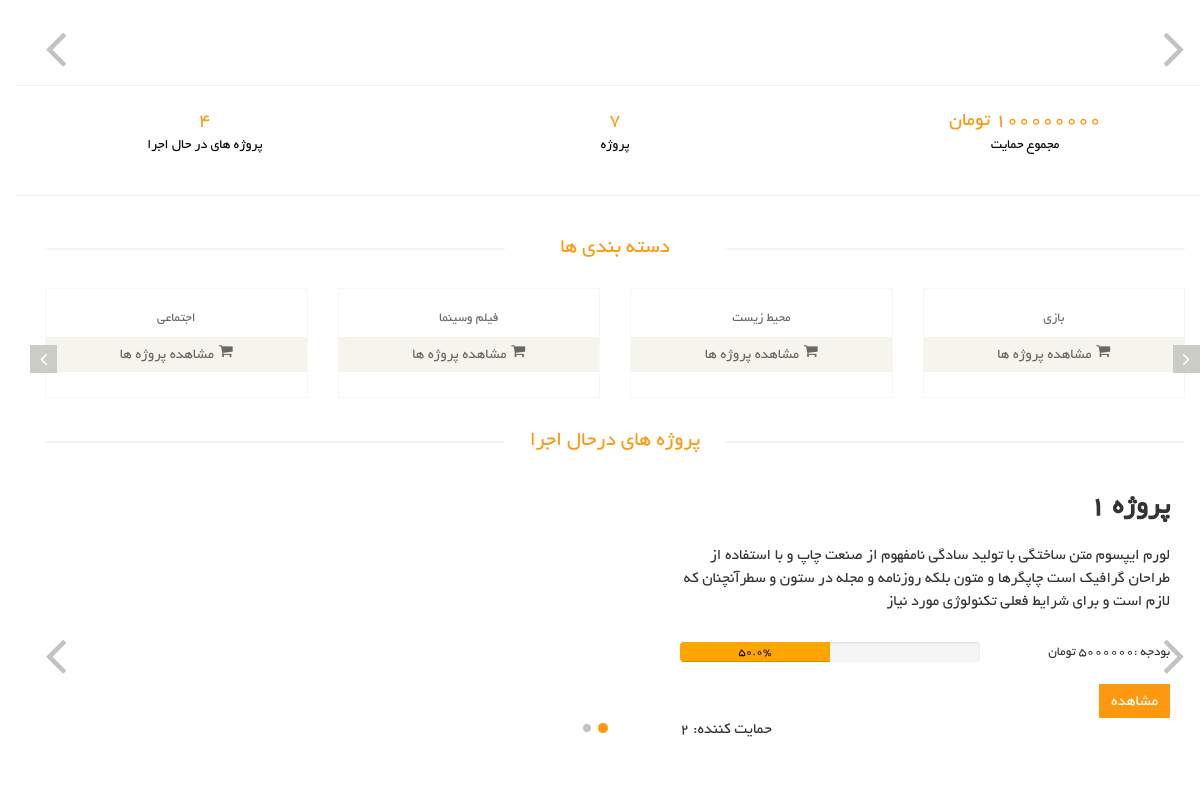
The page / on the database its author committed.
### hami_projects/models.py (models this page shows, shortened)
class Group (models.Model):
    title = models.CharField(max_length=120, verbose_name='عنوان')
    slug = models.CharField(max_length=120, verbose_name='عنوان مدیریتی', null=True, blank=True)
    discribtion = models.TextField(verbose_name='توضیحات')
    image = models.ImageField(upload_to=None, blank=True, null=True, verbose_name='عکس ')
    class Meta:
        verbose_name = 'دسته بندی'
        verbose_name_plural = 'دسته بندی ها'

class Project (models.Model):
    name = models.CharField(max_length=25,verbose_name='عنوان مدیریتی', blank=True, null=True)
    name_show = models.CharField(max_length=25,verbose_name='عنوان قابل نمایش')
    creator = models.ForeignKey(User, on_delete=models.CASCADE, verbose_name='صاحب پروژه')
    Groups = models.ForeignKey(Group, on_delete=models.CASCADE, verbose_name='دسته بندی')
    discribtion = models.TextField(max_length=250, verbose_name='شرح مدیریتی',  blank=True, null=True,)
    discribtion_show = models.TextField(max_length=250, verbose_name='شرح قابل نمایش')
    order = models.IntegerField(verbose_name='وزن', blank=True, null=True)
    budget = models.PositiveIntegerField(verbose_name='مبلغ مورد نیاز')
    Currentـbudget = models.PositiveIntegerField(verbose_name='مبلغ جمع شده', blank=True, null=True, default=0)
    needed_time =  models.DateField(verbose_name='مدت زمان مورد نیاز ')
    site = models.CharField(max_length=35, verbose_name='سایت')
    email = models.CharField(max_length=35, verbose_name='ایمیل')
    logo = models.ImageField(upload_to=None, blank=True, null=True, verbose_name='عکس کاور')
    status = models.CharField(max_length=35, choices=status, verbose_name='وضعیت', default='disable')
    objects = ProjectManager()
    class Meta:
        verbose_name = 'پروژه'
        verbose_name_plural = 'پروژه ها'
    def supports(self):
        return str(self.support_set.count())
    def percent(self):
        return ((self.Currentـbudget * 100)/self.budget)
    def get_absolute_url(self):
        return f"/projects/{self.id}"

### hami/views.py (the view)
# urls.py: path('', home_page, name='home'),
def home_page(request):
    slides = Slider.objects.all()
    group = Group.objects.all()
    active_projects = Project.objects.filter(status='enable')
    all_projects = Project.objects.all()
    context = {
        'slides' : slides,
        'groups' : my_grouper(4, group),
        'projects' : active_projects,
        'project_count' : all_projects.count(),
        'enb_project_count' : active_projects.count(),
    }
    return render(request, 'home_page.html', context)

### hami/views.py (called while the page is built)
def my_grouper(n, iterable):
    args = [iter(iterable)] * n
    return ([e for e in t if e is not None] for t in itertools.zip_longest(*args))

### templates/home_page.html (shortened to what this page needs)
{% extends 'shared/_MainLayout.html' %}
{% load static %}
{% block content %}
<br>
    <section id="slider">
        <div class="container">
            <div class="row">
                <div class="col-sm-12">
                    <div id="slider-carousel" class="carousel slide" data-ride="carousel">
                        <a href="#slider-carousel" class="left control-carousel hidden-xs" data-slide="prev">
                            <i class="fa fa-angle-left"></i>
                        </a>
                        <a href="#slider-carousel" class="right control-carousel hidden-xs" data-slide="next">
                            <i class="fa fa-angle-right"></i>
                        </a>
                    </div>
                </div>
            </div>
        </div>
    </section>
    <hr>
    <div class="row counters">
        <div class="col-lg-4 col-6 text-center">
            <span data-toggle="counter-up">{{enb_project_count}}</span>
            <p>پروژه های در حال اجرا</p>
        </div>
        <div class="col-lg-4 col-6 text-center">
            <span data-toggle="counter-up">{{project_count}}</span>
            <p>پروژه</p>
        </div>
        <div class="col-lg-4 col-6 text-center">
            <span data-toggle="counter-up"> 100000000 تومان  </span>
            <p>مجموع حمایت</p>
        </div>
    </div>
    <hr>
    <br>
    <section>
        <div class="container">
            <div class="row">
                <div class="recommended_items">
                    <h2 class="title text-center">دسته بندی ها</h2>
                    <div id="recommended-item-carousel" class="carousel slide" data-ride="carousel">
                        <div class="carousel-inner">
                            {% for group in groups %}
                                <div class="item {{ forloop.first|yesno:"active,"}}">
                                    {% for gr in group %}
                                        <div class="col-sm-3">
                                            <div class="product-image-wrapper">
                                                <div class="single-products">
                                                    <div class="productinfo text-center">
                                                        <p>{{ gr.title }}</p>
                                                        <a href="/projects/{{ gr.slug }}" class="btn btn-default add-to-cart"><i
                                                                class="fa fa-shopping-cart"></i>مشاهده پروژه ها</a>
                                                    </div>
                                                </div>
                                            </div>
                                        </div>
                                    {% endfor %}
                                </div>
                            {% endfor %}
                        </div>
                        <a class="left recommended-item-control" href="#recommended-item-carousel" data-slide="prev">
                            <i class="fa fa-angle-left"></i>
                        </a>
                        <a class="right recommended-item-control" href="#recommended-item-carousel" data-slide="next">
                            <i class="fa fa-angle-right"></i>
                        </a>
                    </div>
                </div>
            <h2 class="title text-center">پروژه های درحال اجرا</h2>
            <div class="col-sm-12">
                    <div id="slider-carousel2" class="carousel slide" data-ride="carousel">
                        <ol class="carousel-indicators">
                            <li data-target="#slider-carousel2" data-slide-to="0" class="active"></li>
                            <li data-target="#slider-carousel2" data-slide-to="1"></li>
                        </ol>
                        <div class="carousel-inner">
                            {% for project in projects %}
                                <div class="item {{ forloop.first|yesno:"active," }}">
                                    <div class="col-sm-6">
                                        <h2>{{ project.name_show }}</h2>
                                        <p>
                                            {{ project.discribtion_show }}
                                        </p>
                                        <br>
                                        <div  class="progress pull-left  text-center " style="width: 300px;">
                                            <div id="progres" class="progress-bar " role="progressbar" style="width:{{project.percent}}%;color:black;" aria-valuenow="25" aria-valuemin="0" aria-valuemax="100">{{project.percent}}%</div>
                                        </div>
                                        <div class="flex-row" ><span class="pull-right"> بودجه : </span class=""><span> {{project.Currentـbudget}} تومان&nbsp </span>
                                        </div>
                                        <a href="{{ project.get_absolute_url }}" class="btn btn-default get" target="_blank">
                                            مشاهده</a>
                                            <br>
                                            <p class="pull-left"> حمایت کننده: <span> {{project.supports}}</span></p>
                                    </div>
                                    <div class="col-sm-6">
                                    </div>
                                </div>
                            {% endfor %}
                        </div>
                        <br>
                        <a href="#slider-carousel2" class="left control-carousel hidden-xs" data-slide="prev">
                            <i class="fa fa-angle-left"></i>
                        </a>
                        <a href="#slider-carousel2" class="right control-carousel hidden-xs" data-slide="next">
                            <i class="fa fa-angle-right"></i>
                        </a>
                    </div>
                </div>
            </div>
        </div>
    </section>
{% endblock %}

### assets/css/main.css (style rules this page uses)
body { font-family: 'BYekan'; font-size: 10pt; position: relative; font-weight: normal; direction: rtl; }
.counters span { font-family: "BYekan", sans-serif; font-size: 20px; display: block; color: #FE980F; }
.counters p { padding: 0; margin: 0 0 20px 0; font-family: "BYekan", sans-serif; font-size: 14px; color: rgb(0, 0, 0); }
a { -webkit-transition: 300ms; -moz-transition: 300ms; -o-transition: 300ms; transition: 300ms; }
h1, h2, h3, h4, h5, h6 { font-family: 'BYekan', sans-serif; }
#slider { padding-bottom: 45px; }
#progres { background-color: orange !important; }
.carousel-indicators li { background: #C4C4BE; }
.carousel-indicators li.active { background: #FE980F; }
.item { padding-left: 100px; }
.item h2 { color: #363432; font-family: 'BYekan', sans-serif; font-size: 28px; font-weight: 700; margin-bottom: 22px; margin-top: 10px; }
.item p { color:#363432; font-size:16px; font-weight:300; font-family: 'BYekan', sans-serif; }
.get { background: #FE980F; border: 0 none; border-radius: 0; color: #FFFFFF; font-family: 'BYekan', sans-serif; font-size: 16px; font-weight: 300; margin-top: 23px; }
.control-carousel { position: absolute; top: 50%; font-size: 60px; color: #C2C2C1; }
.right { right: 0; }
.left { left: 0; }
.left-sidebar h2:after, h2.title:after { content: " "; position: absolute; border: 1px solid #f5f5f5; bottom:8px; right: 0; width: 100%; height: 0; z-index: -2; }
h2.title:before { content: " "; position: absolute; background: #fff; bottom: -6px; width: 220px; height: 30px; z-index: -1; right: 50%; margin-right: -110px; }
h2.title { color: #FE980F; font-family: 'BYekan', sans-serif; font-size: 16pt; font-weight: 400; margin: 0 15px; text-transform: uppercase; margin-bottom: 30px; position: relative; }
.product-image-wrapper { border:1px solid #F7F7F5; overflow: hidden; margin-bottom:30px; }
.single-products { position: relative; }
.productinfo p { font-family: 'BYekan', sans-serif; font-size: 10pt; font-weight: 400; color: #696763; }
.productinfo { position:relative; }
.add-to-cart { background:#F5F5ED; border: 0 none; border-radius: 0; color: #696763; font-family: 'BYekan', sans-serif; font-size: 15px; width: 100%; margin-bottom: 25px; }
.add-to-cart i { margin-left:5px; }
.recommended_items { overflow: hidden; }
#recommended-item-carousel .carousel-inner .item { padding-left: 0; }
.recommended-item-control { position: absolute; top: 41%; }
.recommended-item-control i { background: none repeat scroll 0 0 #ccccc6; color: #FFFFFF; font-size: 20px; padding: 4px 10px; }

### rows shown on the page
Group: title "بازی"
Group: title "محیط زیست"
Group: title "فیلم وسینما"
Group: title "اجتماعی"
Project: discribtion_show "لورم ایپسوم متن ساختگی با تولید سادگی نامفهوم از صنعت چاپ و با استفاده از طراحان گرافیک است چاپگرها و متون بلکه روزنامه و مجله در ستون و سطرآنچنان که لازم است و برای شرایط فعلی تکنولوژی مورد نیاز", percent "50.0", Currentـbudget "5000000"
